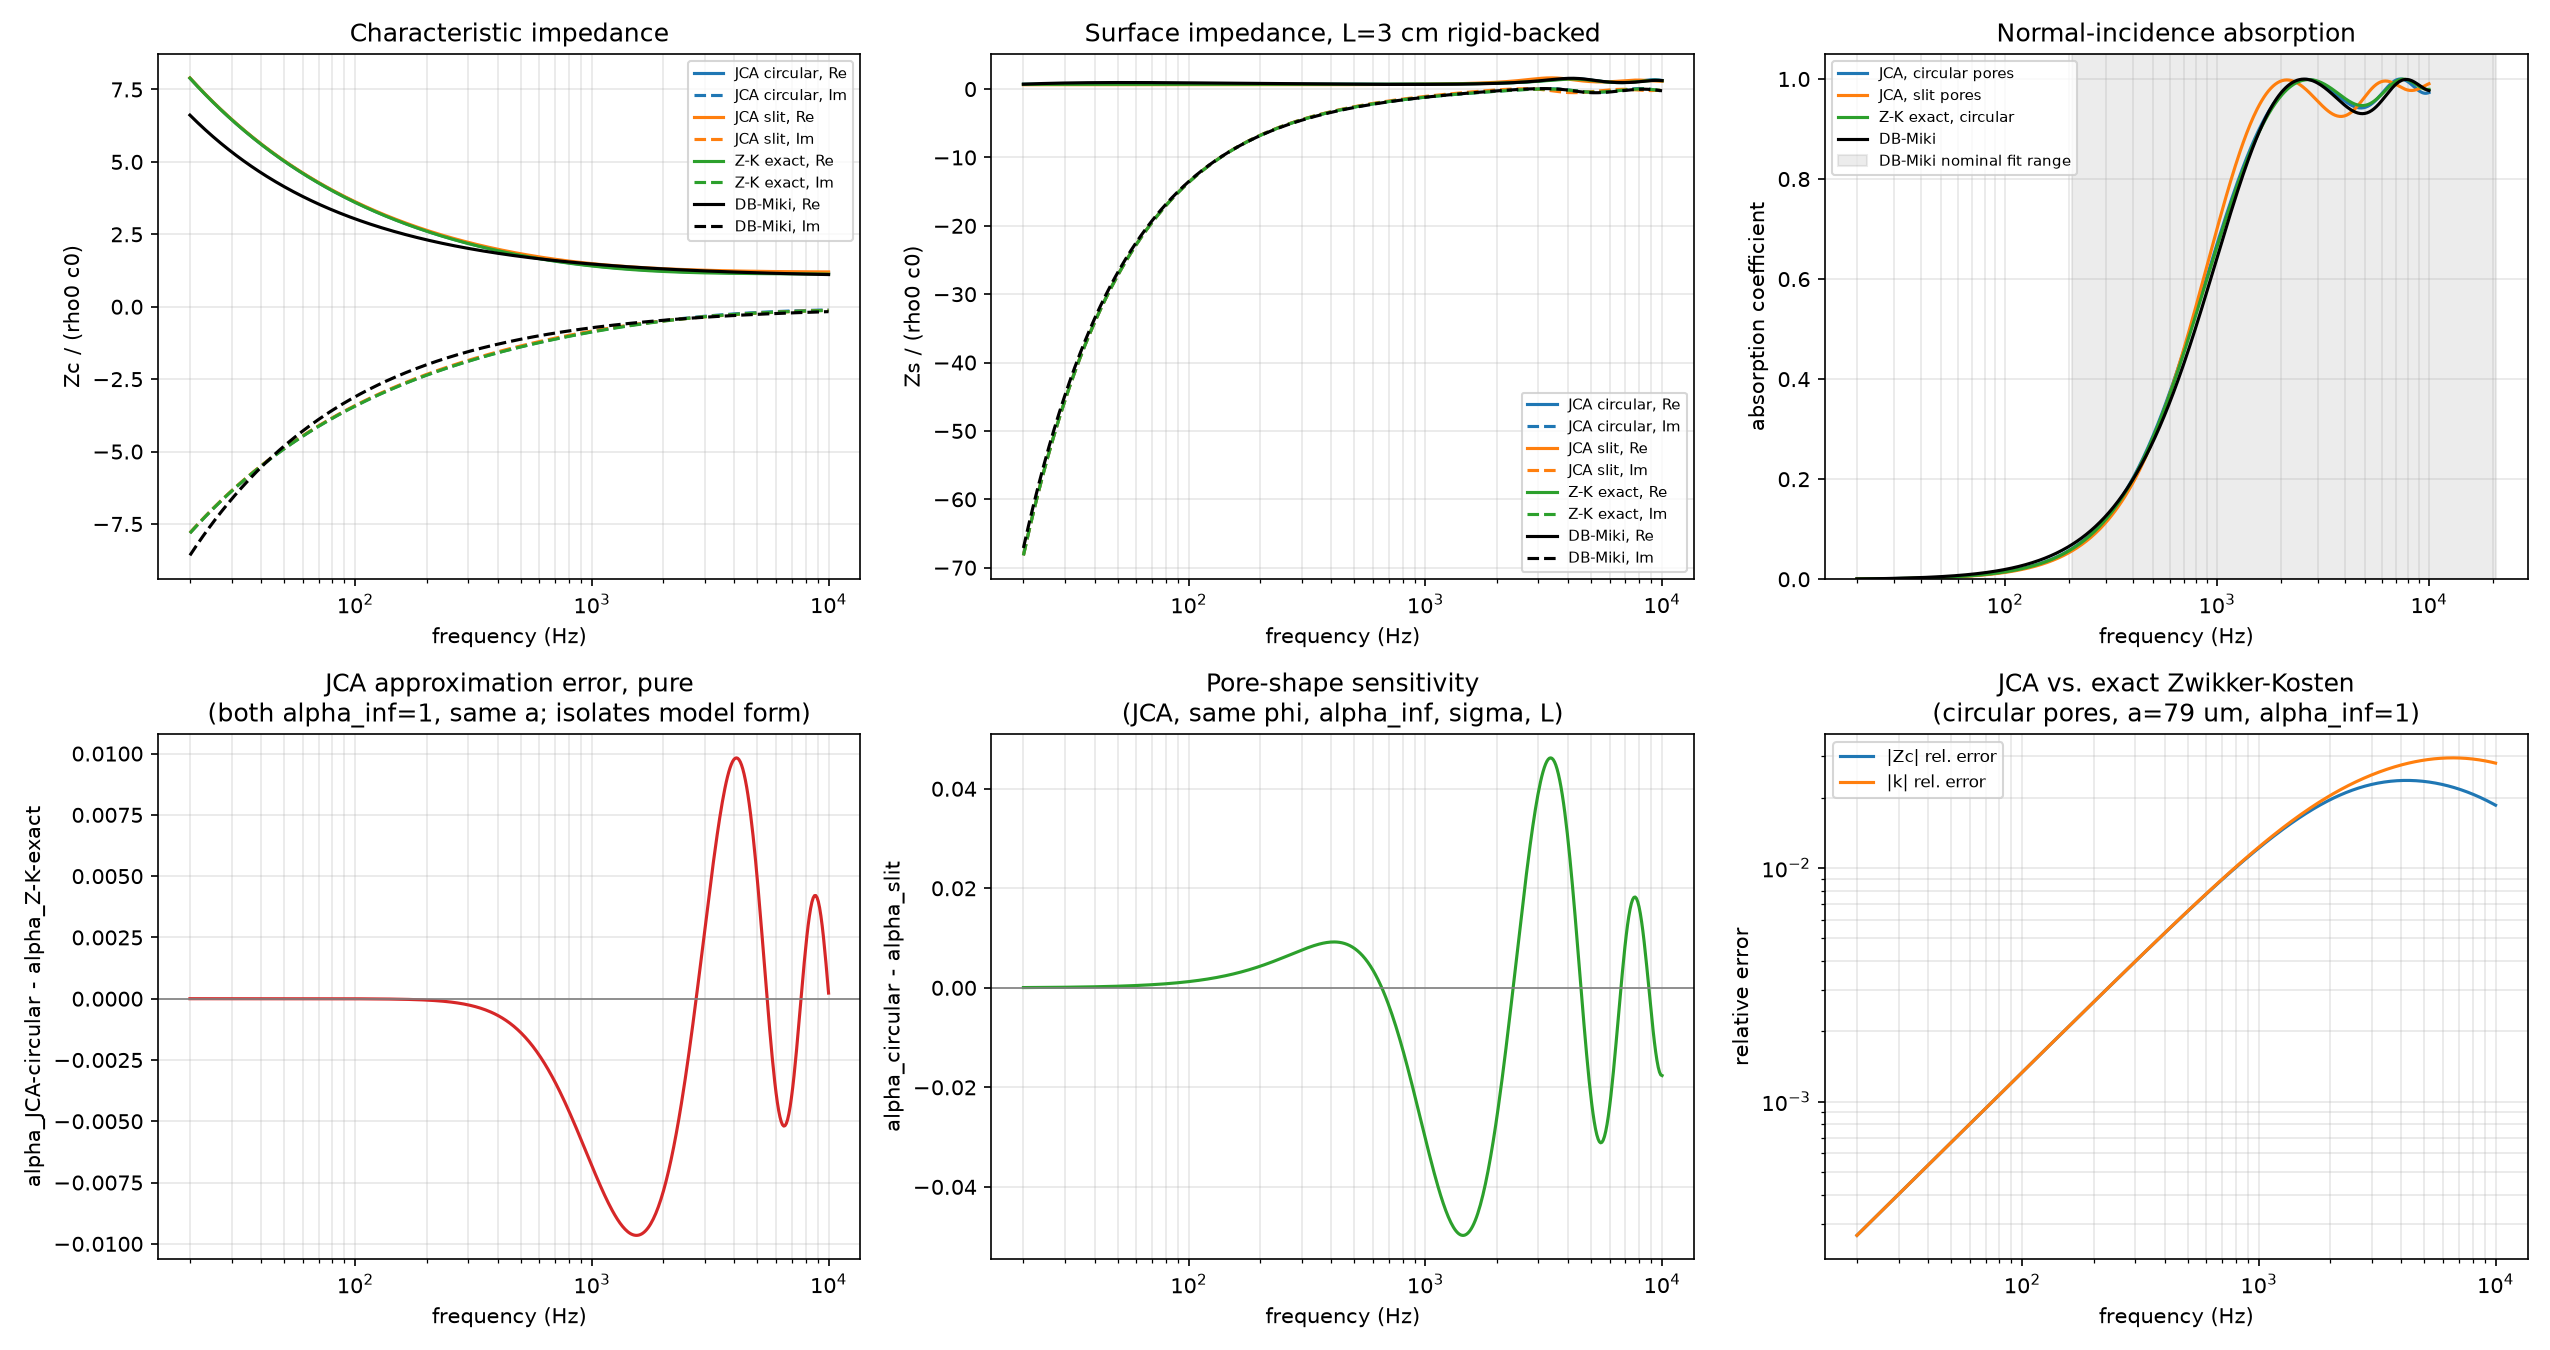

The Python source for this figure:
import numpy as np
import matplotlib.pyplot as plt
from scipy.special import jv

# Ambient air properties (20 C, 101.325 kPa)
rho0 = 1.213       # kg/m^3
P0 = 101325.0      # Pa
gamma = 1.4
Pr = 0.71
eta = 1.839e-5     # Pa s, dynamic viscosity
c0 = np.sqrt(gamma * P0 / rho0)


def jca_impedance(f, phi, alpha_inf, sigma, Lambda, Lambda_p):
    """
    Johnson-Champoux-Allard rigid-frame equivalent-fluid model.
    phi = porosity, alpha_inf = tortuosity, sigma = flow resistivity (Pa s/m^2),
    Lambda, Lambda_p = viscous/thermal characteristic lengths (m).
    Returns complex characteristic impedance Zc and wavenumber k.
    """
    omega = 2 * np.pi * f
    Gj = np.sqrt(1 + 1j * (4 * alpha_inf ** 2 * eta * rho0 * omega) / (sigma ** 2 * Lambda ** 2 * phi ** 2))
    rho_eff = (alpha_inf * rho0 / phi) * (1 + (sigma * phi) / (1j * omega * rho0 * alpha_inf) * Gj)

    Gjp = np.sqrt(1 + 1j * (rho0 * omega * Pr * Lambda_p ** 2) / (16 * eta))
    K_eff = (gamma * P0 / phi) / (gamma - (gamma - 1) * (1 - 1j * (8 * eta) / (rho0 * omega * Pr * Lambda_p ** 2) * Gjp) ** -1)

    Zc = np.sqrt(rho_eff * K_eff)
    k = omega * np.sqrt(rho_eff / K_eff)
    return Zc, k


def zwikker_kosten_impedance(f, phi, a):
    """
    Zwikker & Kosten (1949) exact solution for a bundle of straight,
    parallel circular capillary pores of radius a, porosity phi.

    Unlike JCA (a smooth rational interpolation between the correct low-
    and high-frequency asymptotes), this solves the oscillatory Poiseuille
    (Womersley) flow and heat-conduction problem in the pore exactly via
    Bessel functions, so it is exact at every frequency for this one
    idealized geometry -- but only for this geometry. It's the benchmark
    JCA's circular-pore limit was built to approximate.
    Returns complex characteristic impedance Zc and wavenumber k.
    """
    omega = 2 * np.pi * f

    def G(x):
        # 1 - (2/x) J1(x)/J0(x): ratio of mean to peak oscillatory
        # (Poiseuille/Womersley) flow through a circular tube.
        return 1 - (2 / x) * jv(1, x) / jv(0, x)

    kv = np.sqrt(-1j * omega * rho0 / eta)
    rho_eff = rho0 / (phi * G(kv * a))

    kt = np.sqrt(-1j * omega * rho0 * Pr / eta)
    K_eff = (gamma * P0 / phi) / (gamma - (gamma - 1) * G(kt * a))

    Zc = np.sqrt(rho_eff * K_eff)
    k = omega * np.sqrt(rho_eff / K_eff)
    return Zc, k


def delany_bazley_miki_impedance(f, sigma):
    """
    Miki's (1990) revision of the Delany-Bazley empirical model.
    Fit to flow resistivity alone; nominally valid for 0.01 < X < 1,
    X = rho0*f/sigma. Ignores porosity and tortuosity entirely.
    """
    X = rho0 * f / sigma
    Zc = rho0 * c0 * (1 + 0.070 * X ** -0.632 - 1j * 0.107 * X ** -0.632)
    k = (2 * np.pi * f / c0) * (1 + 0.109 * X ** -0.618 - 1j * 0.160 * X ** -0.618)
    return Zc, k


def circular_pore_parameters(r, phi):
    """
    JCA microstructure parameters for a bundle of straight, parallel
    circular pores of radius r (Johnson, Koplik & Dashen 1987): the pores
    are unobstructed, so tortuosity is exactly 1, and both characteristic
    lengths reduce to the pore radius. Flow resistivity follows from
    Poiseuille flow through the pores.
    """
    alpha_inf = 1.0
    Lambda = r
    Lambda_p = r
    sigma = 8 * eta / (phi * r ** 2)
    return alpha_inf, sigma, Lambda, Lambda_p


def slit_pore_parameters(h, phi):
    """
    JCA microstructure parameters for a bundle of straight, parallel
    slit-like pores (two parallel plates separated by a full gap 2h,
    h = half-width). Poiseuille flow between plates gives a resistivity
    factor of 3 rather than the circular tube's factor of 8; tortuosity
    is again exactly 1 and both characteristic lengths equal h.
    """
    alpha_inf = 1.0
    Lambda = h
    Lambda_p = h
    sigma = 3 * eta / (phi * h ** 2)
    return alpha_inf, sigma, Lambda, Lambda_p


# Poiseuille shape factor c1 relating flow resistivity to the pore's
# characteristic size for straight pores of a given cross-section:
#   sigma = c1 * eta * alpha_inf / (phi * Lambda**2)
# For these idealized straight-pore shapes Lambda' = Lambda, so the same
# factor sets both the viscous and thermal characteristic lengths. This
# lets Lambda be *estimated* from bulk, independently measurable material
# properties (porosity, tortuosity, flow resistivity) plus an assumed pore
# cross-section, when Lambda itself hasn't been measured directly -- the
# same convention used e.g. by COMSOL's "circular / slit-like" JCA pore
# shape presets.
SHAPE_FACTORS = {
    "circular": 8.0,
    "slit": 3.0,
}


def shape_characteristic_length(phi, alpha_inf, sigma, shape="circular"):
    """
    Estimate Lambda (= Lambda_p) from measured bulk parameters plus an
    assumed idealized pore shape, by inverting sigma = c1*eta*alpha_inf /
    (phi*Lambda**2). shape must be a key of SHAPE_FACTORS.
    """
    c1 = SHAPE_FACTORS[shape]
    Lambda = np.sqrt(c1 * eta * alpha_inf / (phi * sigma))
    return Lambda, Lambda


def jca_impedance_from_bulk(f, phi, alpha_inf, sigma, shape="circular"):
    """
    JCA characteristic impedance/wavenumber from only the four bulk
    parameters that are normally reported for a real material -- porosity,
    tortuosity, flow resistivity, and an assumed pore shape -- without
    requiring separately measured characteristic lengths.
    """
    Lambda, Lambda_p = shape_characteristic_length(phi, alpha_inf, sigma, shape)
    return jca_impedance(f, phi, alpha_inf, sigma, Lambda, Lambda_p)


def surface_impedance(Zc, k, L):
    """Normal-incidence impedance of a rigid-backed layer of thickness L."""
    return -1j * Zc / np.tan(k * L)


def absorption_coefficient(Zs):
    """Normal-incidence absorption coefficient at the front face."""
    R = (Zs - rho0 * c0) / (Zs + rho0 * c0)
    return 1 - np.abs(R) ** 2


if __name__ == "__main__":
    # Material defined by the four parameters that are normally reported
    # for a real porous material, rather than by an idealized pore radius:
    phi = 0.95           # porosity (open pore volume fraction)
    alpha_inf = 1.1        # tortuosity (high-frequency limit)
    R_f = 750.0            # flow resistance of the sample, Pa s/m (ISO 9053)
    L = 0.03               # thickness, m

    # Flow resistance R_f is a property of this specific L-thick sample;
    # flow resistivity sigma = R_f / L is the intrinsic material property
    # the wave-propagation model actually needs.
    sigma = R_f / L

    shapes = ["circular", "slit"]

    f = np.logspace(np.log10(20), np.log10(10000), 500)

    results = {}
    for shape in shapes:
        Lambda, Lambda_p = shape_characteristic_length(phi, alpha_inf, sigma, shape)
        Zc, k = jca_impedance(f, phi, alpha_inf, sigma, Lambda, Lambda_p)
        Zs = surface_impedance(Zc, k, L)
        alpha = absorption_coefficient(Zs)
        results[shape] = dict(Lambda=Lambda, Zc=Zc, k=k, Zs=Zs, alpha=alpha)

    Zc_db, k_db = delany_bazley_miki_impedance(f, sigma)
    Zs_db = surface_impedance(Zc_db, k_db, L)
    alpha_db = absorption_coefficient(Zs_db)

    # Exact circular-pore benchmark. Zwikker-Kosten has no tortuosity
    # parameter -- a genuine straight circular pore has alpha_inf=1 exactly
    # -- so the fair, apples-to-apples comparison against JCA's circular
    # shape estimate uses alpha_inf=1 on both sides, at the pore radius
    # that reproduces the same measured flow resistivity sigma. This
    # isolates the error of JCA's rational-function approximation from
    # the (physically separate) effect of the material's real tortuosity.
    a_zk, _ = shape_characteristic_length(phi, 1.0, sigma, "circular")
    Zc_jca1, k_jca1 = jca_impedance(f, phi, 1.0, sigma, a_zk, a_zk)
    Zs_jca1 = surface_impedance(Zc_jca1, k_jca1, L)
    alpha_jca1 = absorption_coefficient(Zs_jca1)

    Zc_zk, k_zk = zwikker_kosten_impedance(f, phi, a_zk)
    Zs_zk = surface_impedance(Zc_zk, k_zk, L)
    alpha_zk = absorption_coefficient(Zs_zk)

    # Miki fit's nominal validity range, X = rho0*f/sigma in [0.01, 1]
    f_lo, f_hi = 0.01 * sigma / rho0, 1.0 * sigma / rho0

    f_probe = 1000.0
    i_probe = np.argmin(np.abs(f - f_probe))
    print(f"phi={phi}, alpha_inf={alpha_inf}, R_f={R_f:.0f} Pa s/m, L={L*100:.1f} cm")
    print(f"-> sigma = R_f/L = {sigma:.0f} Pa s/m^2")
    for shape in shapes:
        Lambda = results[shape]["Lambda"]
        alpha = results[shape]["alpha"][i_probe]
        print(f"  {shape:9s} pores: Lambda=Lambda_p={Lambda*1e6:.0f} um, "
              f"alpha_JCA({f[i_probe]:.0f} Hz)={alpha:.3f}")
    print(f"  straight circular pore matching sigma: a={a_zk*1e6:.0f} um (alpha_inf=1)")
    print(f"  alpha_JCA-circular(alpha_inf=1, {f[i_probe]:.0f} Hz)={alpha_jca1[i_probe]:.3f}, "
          f"alpha_Zwikker-Kosten(exact, {f[i_probe]:.0f} Hz)={alpha_zk[i_probe]:.3f}")
    err_zc = np.abs(Zc_jca1 - Zc_zk) / np.abs(Zc_zk)
    print(f"  JCA-circular vs exact: |Zc| rel. error {err_zc.min()*100:.2f}-{err_zc.max()*100:.2f}% over {f[0]:.0f}-{f[-1]:.0f} Hz")
    print(f"Miki fit nominally valid for {f_lo:.0f} Hz < f < {f_hi:.0f} Hz")
    print(f"At {f[i_probe]:.0f} Hz: alpha_DB-Miki={alpha_db[i_probe]:.3f}")

    colors = {"circular": "C0", "slit": "C1"}

    fig, axes = plt.subplots(2, 3, figsize=(17, 9))

    for shape in shapes:
        Zc = results[shape]["Zc"]
        axes[0, 0].semilogx(f, Zc.real / (rho0 * c0), color=colors[shape], label=f"JCA {shape}, Re")
        axes[0, 0].semilogx(f, Zc.imag / (rho0 * c0), "--", color=colors[shape], label=f"JCA {shape}, Im")
    axes[0, 0].semilogx(f, Zc_zk.real / (rho0 * c0), color="C2", label="Z-K exact, Re")
    axes[0, 0].semilogx(f, Zc_zk.imag / (rho0 * c0), "C2--", label="Z-K exact, Im")
    axes[0, 0].semilogx(f, Zc_db.real / (rho0 * c0), color="k", label="DB-Miki, Re")
    axes[0, 0].semilogx(f, Zc_db.imag / (rho0 * c0), "k--", label="DB-Miki, Im")
    axes[0, 0].set_xlabel("frequency (Hz)")
    axes[0, 0].set_ylabel("Zc / (rho0 c0)")
    axes[0, 0].set_title("Characteristic impedance")
    axes[0, 0].legend(fontsize=7)
    axes[0, 0].grid(alpha=0.3, which="both")

    for shape in shapes:
        Zs = results[shape]["Zs"]
        axes[0, 1].semilogx(f, Zs.real / (rho0 * c0), color=colors[shape], label=f"JCA {shape}, Re")
        axes[0, 1].semilogx(f, Zs.imag / (rho0 * c0), "--", color=colors[shape], label=f"JCA {shape}, Im")
    axes[0, 1].semilogx(f, Zs_zk.real / (rho0 * c0), color="C2", label="Z-K exact, Re")
    axes[0, 1].semilogx(f, Zs_zk.imag / (rho0 * c0), "C2--", label="Z-K exact, Im")
    axes[0, 1].semilogx(f, Zs_db.real / (rho0 * c0), color="k", label="DB-Miki, Re")
    axes[0, 1].semilogx(f, Zs_db.imag / (rho0 * c0), "k--", label="DB-Miki, Im")
    axes[0, 1].set_xlabel("frequency (Hz)")
    axes[0, 1].set_ylabel("Zs / (rho0 c0)")
    axes[0, 1].set_title(f"Surface impedance, L={L*100:.0f} cm rigid-backed")
    axes[0, 1].legend(fontsize=7)
    axes[0, 1].grid(alpha=0.3, which="both")

    for shape in shapes:
        axes[0, 2].semilogx(f, results[shape]["alpha"], color=colors[shape], label=f"JCA, {shape} pores")
    axes[0, 2].semilogx(f, alpha_zk, color="C2", label="Z-K exact, circular")
    axes[0, 2].semilogx(f, alpha_db, color="k", label="DB-Miki")
    axes[0, 2].axvspan(f_lo, f_hi, color="gray", alpha=0.15, label="DB-Miki nominal fit range")
    axes[0, 2].set_xlabel("frequency (Hz)")
    axes[0, 2].set_ylabel("absorption coefficient")
    axes[0, 2].set_title("Normal-incidence absorption")
    axes[0, 2].set_ylim(0, 1.05)
    axes[0, 2].legend(fontsize=7)
    axes[0, 2].grid(alpha=0.3, which="both")

    axes[1, 0].semilogx(f, alpha_jca1 - alpha_zk, color="C3")
    axes[1, 0].axhline(0, color="gray", lw=0.8)
    axes[1, 0].set_xlabel("frequency (Hz)")
    axes[1, 0].set_ylabel("alpha_JCA-circular - alpha_Z-K-exact")
    axes[1, 0].set_title("JCA approximation error, pure\n(both alpha_inf=1, same a; isolates model form)")
    axes[1, 0].grid(alpha=0.3, which="both")

    axes[1, 1].semilogx(f, results["circular"]["alpha"] - results["slit"]["alpha"], color="C2")
    axes[1, 1].axhline(0, color="gray", lw=0.8)
    axes[1, 1].set_xlabel("frequency (Hz)")
    axes[1, 1].set_ylabel("alpha_circular - alpha_slit")
    axes[1, 1].set_title("Pore-shape sensitivity\n(JCA, same phi, alpha_inf, sigma, L)")
    axes[1, 1].grid(alpha=0.3, which="both")

    axes[1, 2].loglog(f, np.abs(Zc_jca1 - Zc_zk) / np.abs(Zc_zk), label="|Zc| rel. error")
    axes[1, 2].loglog(f, np.abs(k_jca1 - k_zk) / np.abs(k_zk), label="|k| rel. error")
    axes[1, 2].set_xlabel("frequency (Hz)")
    axes[1, 2].set_ylabel("relative error")
    axes[1, 2].set_title("JCA vs. exact Zwikker-Kosten\n(circular pores, a=%.0f um, alpha_inf=1)" % (a_zk * 1e6))
    axes[1, 2].legend(fontsize=8)
    axes[1, 2].grid(alpha=0.3, which="both")

    fig.tight_layout()
    fig.savefig("porous_impedance.png", dpi=150)
    print("Saved plot to porous_impedance.png")
